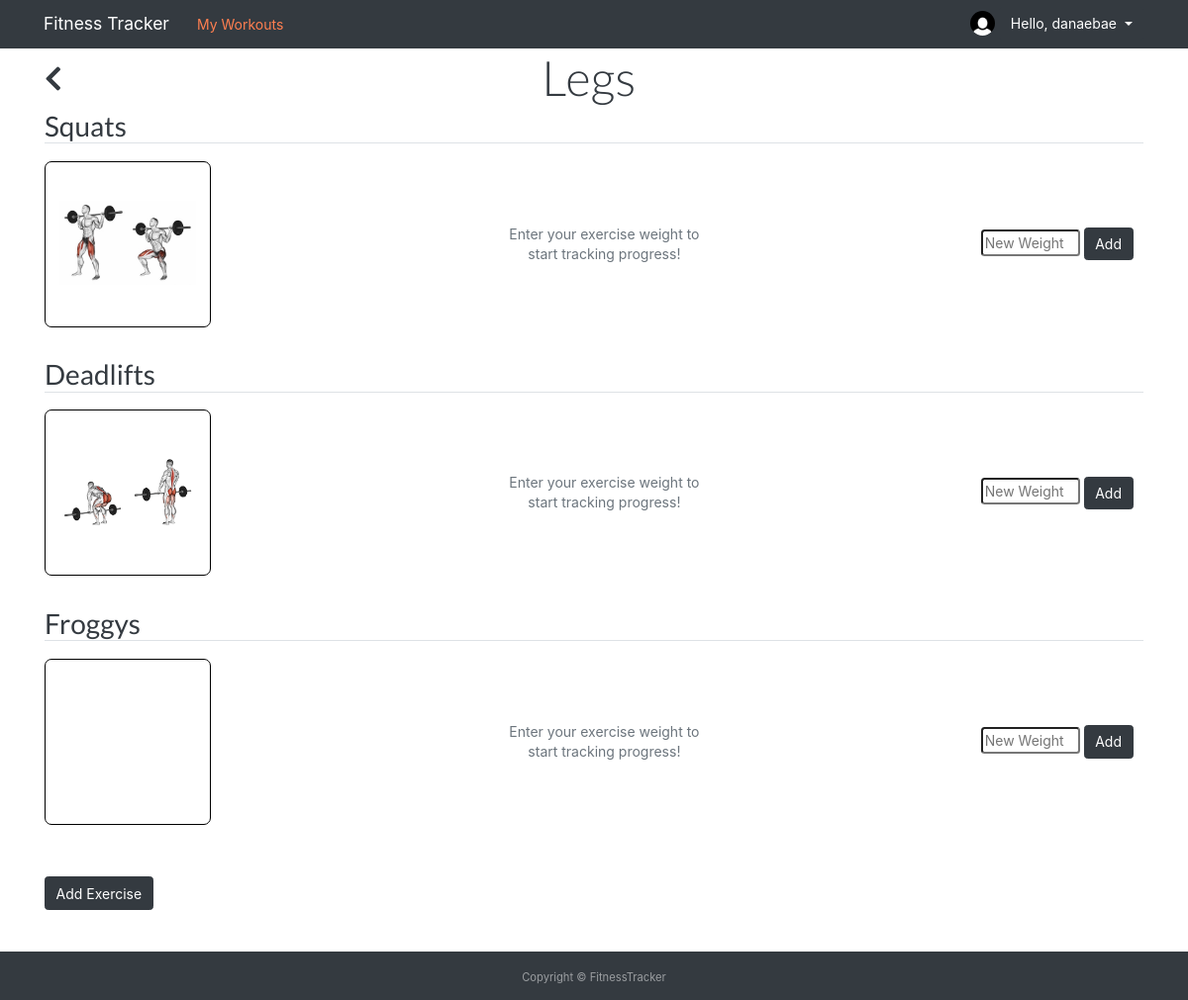
The app's page /workout/15/ (signed in) with its own data.
### users/models.py (models this page shows, shortened)
class Profile(models.Model):
    user = models.OneToOneField(User, on_delete=models.CASCADE)
    image = models.ImageField(default='default.jpg', upload_to='profile_pics')

### workouts/models.py (models this page shows)
class Workout(models.Model):
    workout_name = models.CharField(max_length=100)
    user = models.ForeignKey(User, on_delete=models.CASCADE)
    def __str__(self):
        return self.workout_name
    @property
    def exercise(self):
        return self.workout.all()

class Exercise(models.Model):
    workout = models.ForeignKey(Workout, on_delete=models.CASCADE, related_name='workout')
    exercise_name = models.CharField(max_length=100)
    image = models.ImageField(default='exercise.jpg', upload_to='exercise_pics')
    def __str__(self):
        return self.exercise_name
    @property
    def weight(self):
        return self.exercise.all()

### workouts/views.py (the view, shortened to what this page needs)
# urls.py: path('workout/<int:workout_id>/', views.workout, name='workouts_workout'),
@login_required
def workout(request, workout_id):
    workouts_all = WorkoutData.objects.all()
    exercise_all = ExerciseData.objects.all()
    workout_main = Workout.objects.get(id=workout_id)
    form = WeightForm()
    form = ExerciseForm()
    context = {
        'workout': workout_main,
        'exercises': exercise_all,
        'workouts_all': workouts_all,
        'exercises': exercise_all,
    }
    return render(request, 'workouts/workout.html', context)

### workouts/models.py (called while the page is built)
    def __str__(self):
        return self.name

### workouts/templates/workouts/workout.html (shortened to what this page needs)
{% extends 'workouts/base.html' %}
{% block content %}
<div class="workout-titlebox">
    <a class="text-decoration-none" href="{% url 'workouts_home' %}"><h2 class="big-link"><i class="fas fa-chevron-left"></i></h2></a>
    <div class="workout-title">
        <h1 class="display-4">{{ workout.workout_name }}</h1>
    </div>
</div>
    {% for exercise in workout.exercise %}
        <div id="replace-section{{ exercise.id }}">
            <a href="{% url 'workouts_exercise' exercise.id %}"><h2 id="{{ exercise.exercise_name }}" class="big-link">{{ exercise.exercise_name }}</h2></a>
            <table class="table">
                <tr>
                    <td class="pl-0">
                        <a href="{% url 'workouts_exercise' exercise.id %}">
                            <div class="workout-box">
                                <br>
                                <img class="workout-image ml-0" src="/media/exercise_pics/{{ exercise }}.jpg" alt="">
                            </div>
                        </a>
                    </td>
                    {% if exercise.weight %}
                    {% for weight in exercise.weight|dictsortreversed:"date_posted"|slice:"3" reversed %}
                    <td class="table-data text-center">
                        <h3>Workout {{ weight.code }}</h3>
                        <h5>{{ weight.weight }} lbs</h5>
                        <p>{{ weight.date_posted|date:'M d' }}</p>
                    </td>
                    {% endfor %}
                    {% else %}
                    <td>
                        <p class="text-muted text-center">Enter your exercise weight to<br> start tracking progress!</p>
                    </td>
                    {% endif %}
                    <td class="table-button">
                        <form class="weight-form" action="/weight/add/{{ exercise.id }}" data-weightId="{{ exercise.id }}" method="POST">
                            <input class="input-form rounded" id="weight" type="text" name="weight" placeholder="New Weight">
                            <button type="submit" class="btn btn-dark" name="btnform1">Add</button>
                        </form>
                    </td>
                    <br>
                </tr>
            </table>
        </div>
    {% endfor %}
    <br>
    <button type="button" class="btn btn-dark mb-5" data-toggle="modal" data-target="#{{ workout }}Modal">
        Add Exercise
    </button>
    <br>
{% endblock content %}

### workouts/templates/workouts/base.html (shortened to what this page needs)
{% load static %}
<!DOCTYPE html>
<html lang="en">
<head>
    <link rel="stylesheet" type='text/css' href="https://cdnjs.cloudflare.com/ajax/libs/semantic-ui/2.2.14/semantic.min.css">
    <link rel="stylesheet" href="https://cdnjs.cloudflare.com/ajax/libs/Chart.js/2.8.0/Chart.min.css" />
    <link rel="stylesheet" href="https://stackpath.bootstrapcdn.com/bootstrap/4.5.0/css/bootstrap.min.css">
    <link rel="stylesheet" href="{% static 'workouts/main.css' %}">
    <link rel="stylesheet" href="https://use.fontawesome.com/releases/v5.7.0/css/all.css">
</head>
<body>
    <header class="site-header">
        <div>
            <nav class="nav navbar-dark bg-dark py-2">
                <div class="container nav">
                <a class="navbar-brand" href="{% url 'workouts_home' %}">Fitness Tracker</a>
                <a class="nav-link" href="{% url 'workouts_home' %}">My Workouts</a>
                <div class="dropdown ml-auto">
                  {% if user.is_authenticated %}
                  <img class="rounded-circle account-img" src="{{ user.profile.image.url }}" alt="">
                  <button class="btn btn-dark dropdown-toggle" type="button" id="dropdownMenu2" data-toggle="dropdown" aria-haspopup="true" aria-expanded="false">
                    Hello, {{ user.username }}
                  </button>
                  {% endif %}
                </div>
                </div>
            </nav>
        </div>
    </header>
    <main>
      <div class="container">
      {% block content %}{% endblock %}
      </div>
    </main>
    <footer id="sticky-footer" class="footer py-3 bg-dark text-white-50">
      <div class="container text-center">
        <small>Copyright &copy; FitnessTracker</small>
      </div>
    </footer>
  </body>
</html>

### workouts/static/workouts/main.css (style rules this page uses)
a { color: black ; }
body main { min-height: calc(100vh - 7rem); }
.nav-link { color: coral; display: inline-block; }
.navbar-brand { margin-left: 1rem; }
h1, h2, h3, h4, h5, h6 { color: rgb(52, 58, 64); }
a .big-link { display: inline-block; }
.input-form { width: 100px; }
td { min-width: 7rem; }
.workout-titlebox { display: inline-block; width: 100%; text-align: center; }
.workout-title { display: inline-block; margin-right: 28px; }
.workout-titlebox a { display: block; float: left; padding: 1rem 0rem; }
.account-img { height: 25px; width: 25px; }
.table td, .table th { vertical-align: middle; }
.table-button { text-align: right; }
.workout-image { max-width: 100%; max-height: 100%; vertical-align: middle; }
.workout-box { border: 1px solid; border-radius: 0.5rem; margin: 0.5rem 0rem; margin-right: 0.5rem; padding: 1rem; height: 12rem; width: 12rem; text-align: center; display: inline-block; vertical-align: middle; }
.workout-box .workout-image { position: relative; top: 25%; transform: translateY(-35%); }

### records on screen
Workout: workout_name "Legs"
Exercise: exercise_name "Squats", exercise_name (picture), shows "Enter your exercise weight to"
Exercise: exercise_name "Deadlifts", exercise_name (picture), shows "Enter your exercise weight to"
Exercise: exercise_name "Froggys", shows "Enter your exercise weight to"

### other values on screen
{{ user.username }} "danaebae"
